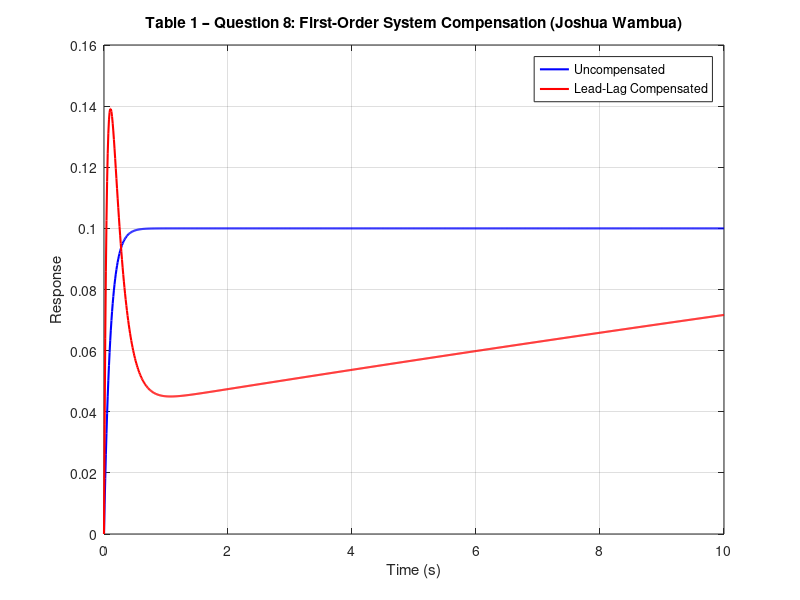

The MATLAB source for this figure: (Note: this script raises an error after producing the figure.)
% =========================================================
% CONTROL SYSTEMS II – COMPENSATOR DESIGN
% Author: Joshua Wambua
% Reg No: EG209/109705/22
% Table 1 – Question 1 (First-Order System)
% =========================================================
clc; 
clear; 
close all;

% --- Defining the First-Order System ---
a = 10; 
G = tf(1, [1 a]);

% --- Define Lead Compensator Parameters ---
z_lead = 1; 
p_lead = 10;
K_lead = 2;
G_lead = K_lead * tf([1 z_lead], [1 p_lead]);

% --- Define Lag Compensator Parameters ---
z_lag = 0.1;
p_lag = 0.01;
K_lag = 2;
G_lag = K_lag * tf([1 z_lag], [1 p_lag]);

% --- Combine Lead and Lag (Cascade Compensator) ---
G_lead_lag = G_lead * G_lag;

% --- Closed-Loop System with Compensation ---
G_closed = feedback(G * G_lead_lag, 1);

% --- Define a common simulation time vector ---
t = 0:0.01:10;  % 0 to 10 seconds, step of 0.01

% --- Compute Step Responses ---
y1 = step(G, t);         % Uncompensated system
y2 = step(G_closed, t);  % Compensated system

% --- Plot Step Responses ---
figure;
plot(t, y1, 'b', 'LineWidth', 1.5);
hold on;
plot(t, y2, 'r', 'LineWidth', 1.5);
grid on;
legend('Uncompensated', 'Lead-Lag Compensated');
title('Table 1 – Question 8: First-Order System Compensation (Joshua Wambua)');
xlabel('Time (s)');
ylabel('Response');

% --- Display Performance Information ---
info = stepinfo(G_closed);
disp('Performance Metrics (Compensated System):');
disp(info);
fprintf('Steady-State Error: %.4f\n', abs(1 - dcgain(G_closed)));
